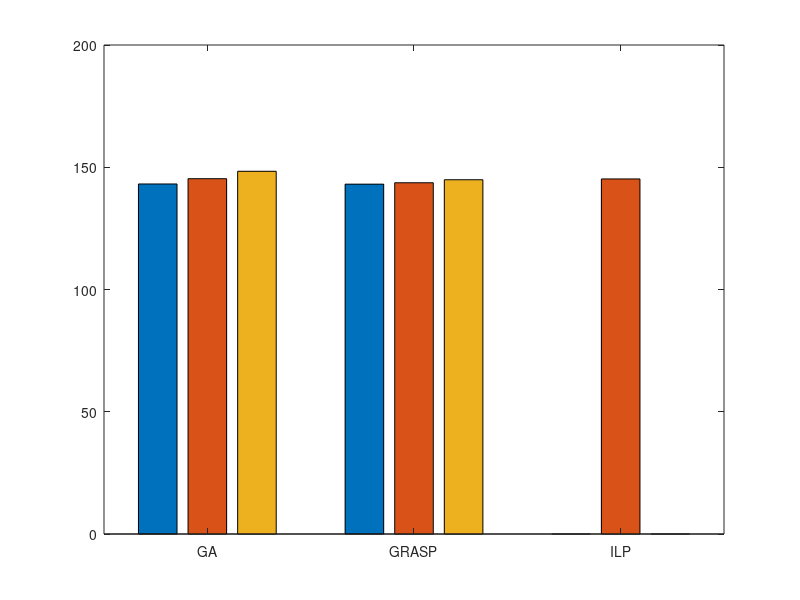

Write MATLAB code to recreate this figure. (Note: this script raises an error after producing the figure.)
%------------------------------comparison plot-------------------------------------%

GA_stats = [143.1600, 145.3230, 148.3550];         % [min, avg, max]
GRASP_stats = [143.0850, 143.6640, 144.8900];      % [min, avg, max]
ILP_value = 145.22;                      % unique value

data = [
    GA_stats;
    GRASP_stats;
    [NaN, ILP_value, NaN]  % ILP only has one bar
];

% Labels for X axis
xticklabels = {'GA', 'GRASP', 'ILP'};

% Plot
figure;
b = bar(data, 'grouped');
set(gca, 'XTickLabel', xticklabels);

% Customize bar colors
b(1).FaceColor = [0.2 0.4 0.8];  % Min
b(2).FaceColor = [1.0 0.5 0.0];  % Avg
b(3).FaceColor = [1.0 0.8 0.0];  % Max

legend({'Min', 'Avg', 'Max'}, 'Location', 'northoutside', 'Orientation', 'horizontal');
ylabel('Average Shortest Path Length');
title('Comparison of GA, GRASP and ILP');

% Improve visual layout
grid on;
ylim([ILP_value - 1, max([GA_stats GRASP_stats]) + 1]);

saveas(gcf, 'comparison_fixed.pdf');

%-----------------------function for graph construction----------------------------%

Nodes = load('Nodes200.txt');
Links = load('Links200.txt');

function plotTopology(Nodes, Links, controllers)
    g = graph(Links(:,1), Links(:,2));
    plot(g, 'XData', Nodes(:,1), 'YData', Nodes(:,2), ...
         'NodeColor', [0.6 0.6 0.6], 'EdgeAlpha', 0.3, ...
         'MarkerSize', 4);
    hold on;
    plot(Nodes(controllers,1), Nodes(controllers,2), 'ro', ...
         'MarkerSize', 8, 'MarkerFaceColor', 'r');
    hold off;
end

%------------------------------ga graph--------------------------------------------%

best_solution = [20 30 53 65 90 107 108 110 121 146 163 173];

figure;
plotTopology(Nodes, Links, best_solution); 
title('Best Controller Placement (GA)');
saveas(gcf, 'ga_topology.pdf');

%------------------------------grasp graph-----------------------------------------%

best_solution = [20 30 65 68 90 91 107 108 131 146 163 173];

figure;
plotTopology(Nodes, Links, best_solution);  
title('Best Controller Placement (GRASP)');
saveas(gcf, 'grasp_topology.pdf');
